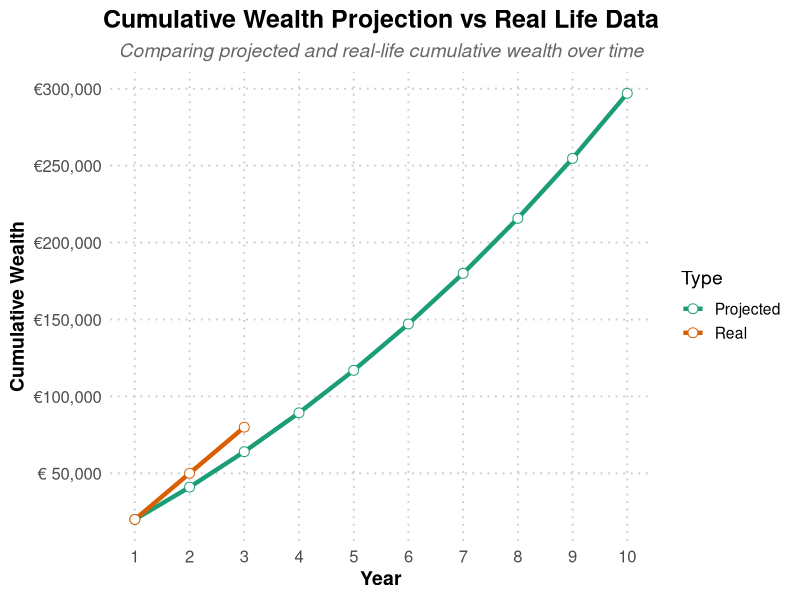

R code for this plot:
library(ggplot2)
library(scales)
library(RColorBrewer)

# Function to project cumulative wealth over time
project_wealth <- function(starting_salary, annual_salary_growth, savings_rate, investment_return_rate, years, initial_savings = 0) {
  
  # Initialize variables
  salary <- starting_salary
  total_savings <- initial_savings
  cumulative_wealth <- numeric(years)  # Vector to store wealth for each year
  
  for (year in 1:years) {
    # Record cumulative wealth before savings and returns for the current year
    cumulative_wealth[year] <- total_savings
    
    # Calculate annual savings
    annual_savings <- salary * savings_rate
    
    # Add investment returns on previous savings
    total_savings <- total_savings * (1 + investment_return_rate)
    
    # Add new savings to total
    total_savings <- total_savings + annual_savings
    
    # Increase salary based on annual salary growth
    salary <- salary * (1 + annual_salary_growth)
  }
  
  # Return the wealth projection over the years
  return(cumulative_wealth)
}

# Example usage for projected curve
starting_salary <- 100000            # Starting net salary in euros
annual_salary_growth <- 0.05         # X% annual salary increase
savings_rate <- 0.20                 # Save X% of salary each year
investment_return_rate <- 0.05       # X% return on investments
years <- 10                          # Number of years to project
initial_savings <- 20000             # Initial savings at the start in euros

# Project cumulative wealth over 10 years
wealth_projection <- project_wealth(starting_salary, annual_salary_growth, savings_rate, investment_return_rate, years, initial_savings)

# Create a data frame for projected wealth
years_vector <- 1:years
projected_data <- data.frame(Year = years_vector, Cumulative_Wealth = wealth_projection, Type = "Projected")

# Real-life data
real_life_wealth <- c(20000, 50000, 80000) # In euros
real_life_years <- c(1, 2, 3)  # Real data's corresponding years
real_life_data <- data.frame(Year = real_life_years, Cumulative_Wealth = real_life_wealth, Type = "Real")

# Combine the projected and real data into one data frame
combined_data <- rbind(projected_data, real_life_data)

# Custom function for euro formatting
euro_format <- function(x) {
  paste0("\u20AC", format(x, big.mark = ",", scientific = FALSE))
}

# Plot data
ggplot(combined_data, aes(x = Year, y = Cumulative_Wealth, color = Type)) +
  geom_line(size = 1.5, linetype = "solid") +
  geom_point(size = 3, shape = 21, fill = "white") +
  labs(title = "Cumulative Wealth Projection vs Real Life Data",
       subtitle = "Comparing projected and real-life cumulative wealth over time",
       x = "Year",
       y = "Cumulative Wealth") +  # Use euro symbol
  scale_color_brewer(palette = "Dark2") +
  scale_y_continuous(labels = euro_format, 
                     breaks = pretty_breaks(n = 10)) +
  scale_x_continuous(breaks = pretty_breaks(n = 10)) +
  theme_minimal(base_size = 14) +
  theme(
    plot.title = element_text(hjust = 0.5, size = 18, face = "bold"),
    plot.subtitle = element_text(hjust = 0.5, size = 14, face = "italic", color = "grey40"),
    axis.title.x = element_text(size = 14, face = "bold"),
    axis.title.y = element_text(size = 14, face = "bold"),
    axis.text.x = element_text(size = 12),
    axis.text.y = element_text(size = 12),
    panel.grid.minor = element_blank(),
    panel.grid.major = element_line(color = "grey80", linetype = "dotted")
  )
